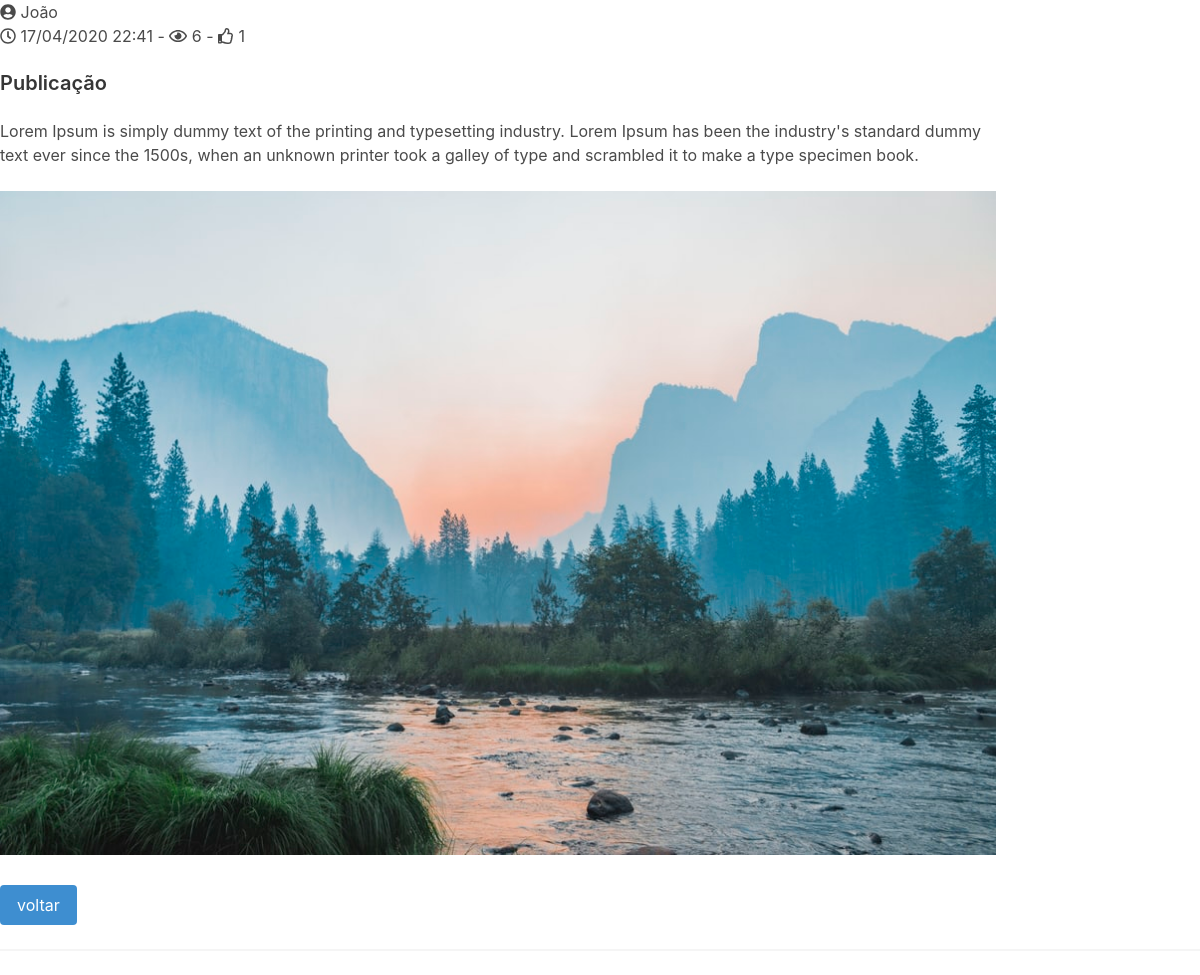
Page /p/19 on the committed database.
### tables this page shows
CREATE TABLE `posts` (
  `id` int(20) NOT NULL,
  `id_postador` int(20) NOT NULL,
  `titulo` varchar(200) NOT NULL,
  `data` varchar(200) NOT NULL,
  `postagem` text NOT NULL,
  `visitas` int(200) NOT NULL,
  `curtidas` int(200) NOT NULL,
  `imagem` varchar(200) NOT NULL
);

CREATE TABLE `usuarios` (
  `id` int(20) NOT NULL,
  `nome` varchar(200) NOT NULL,
  `usuario` varchar(200) NOT NULL,
  `senha` varchar(200) NOT NULL,
  `nivel` int(20) NOT NULL DEFAULT 1
);

### lib/settings.php (called while the page is built, shortened)
<?php
    $data = date('d/m/Y H:i');
?>

### pags/p.php (the view, shortened to what this page needs)
<?php
    $idPost = addslashes($explode['1']);
    $sql = $con->prepare("SELECT * FROM posts WHERE id = ?");
    $sql->bind_param("s",$idPost);
    $sql->execute();
    $get = $sql->get_result();
    $total = $get->num_rows;
    if($total <= 0){
        echo "<div class='notification is-warning>Nenhuma publicação encontrada!</div>'";
    }else{
        while($dados = $get->fetch_array()){
        $idPostador = $dados['id_postador'];
        $query = $con->prepare("SELECT * FROM usuarios WHERE id = ?");
        $query->bind_param("s", $idPostador);
        $query->execute();
        $dadosU = $query->get_result()->fetch_assoc();
?>
    <div class='post-container'>
      <div class='post'>
        <i class="fas fa-user-circle"></i> <?php echo $dadosU['nome'] ?> <br>
        <i class="far fa-clock"></i> <?php echo $dados['data'] ?> -
        <i class="far fa-eye"></i> <?php echo $dados['visitas'] ?> -
        <i class="far fa-thumbs-up" onclick="location.href='curtir/<?php echo $dados['id'] ?>/<?php echo $dados['curtidas'] ?>'"></i> <?php echo $dados['curtidas'] ?>
        <br> <br>
        <h1 class="title is-5"><?php echo $dados['titulo'];?></h1>
        <div class='post-content'>
         <div class="columns">
             <div class="column is-10">
                <?php echo $dados['postagem']; ?> <br><br>
                <img src="<?php echo $dados['imagem'];?>">
             </div>
         </div><a href="../blog"> <button class="button is-info">voltar</button> </a>
        </div>
      </div>
      <hr>
      </div>
<?php }}?>

### style.css (style rules this page uses)
* { margin:0px; padding: 0px; }

### rows in the picture
posts: usuarios.nome "João", data "17/04/2020 22:41", visitas "6", curtidas "1", titulo "Publicação", postagem "Lorem Ipsum is simply dummy text of the printing and typesetting industry. Lorem Ipsum has been the industry's standard dummy text ever since the 1500s, when an unknown printer took a galley of type and scrambled it to make a type specimen book.", imagem (picture)
